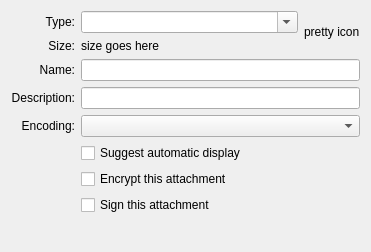
<?xml version="1.0" encoding="UTF-8"?>
<ui version="4.0">
 <class>AttachmentPropertiesDialog</class>
 <widget class="QWidget" name="AttachmentPropertiesDialog">
  <property name="geometry">
   <rect>
    <x>0</x>
    <y>0</y>
    <width>371</width>
    <height>252</height>
   </rect>
  </property>
  <property name="windowTitle">
   <string>Attachment Properties</string>
  </property>
  <layout class="QVBoxLayout" name="verticalLayout">
   <item>
    <layout class="QGridLayout" name="gridLayout">
     <item row="0" column="0">
      <layout class="QHBoxLayout" name="horizontalLayout">
       <item>
        <widget class="QLabel" name="label">
         <property name="sizePolicy">
          <sizepolicy hsizetype="Minimum" vsizetype="Preferred">
           <horstretch>0</horstretch>
           <verstretch>0</verstretch>
          </sizepolicy>
         </property>
         <property name="text">
          <string comment="MIME type of this attachment">Type:</string>
         </property>
         <property name="alignment">
          <set>Qt::AlignRight|Qt::AlignTrailing|Qt::AlignVCenter</set>
         </property>
         <property name="buddy">
          <cstring>mimeType</cstring>
         </property>
        </widget>
       </item>
      </layout>
     </item>
     <item row="0" column="1">
      <widget class="KComboBox" name="mimeType">
       <property name="sizePolicy">
        <sizepolicy hsizetype="Expanding" vsizetype="Fixed">
         <horstretch>0</horstretch>
         <verstretch>0</verstretch>
        </sizepolicy>
       </property>
       <property name="editable">
        <bool>true</bool>
       </property>
      </widget>
     </item>
     <item row="0" column="2" rowspan="2">
      <widget class="QLabel" name="mimeIcon">
       <property name="text">
        <string notr="true">pretty icon</string>
       </property>
      </widget>
     </item>
     <item row="1" column="0">
      <layout class="QHBoxLayout" name="horizontalLayout_2">
       <item>
        <widget class="QLabel" name="label_2">
         <property name="sizePolicy">
          <sizepolicy hsizetype="Minimum" vsizetype="Preferred">
           <horstretch>0</horstretch>
           <verstretch>0</verstretch>
          </sizepolicy>
         </property>
         <property name="text">
          <string comment="size of the attachment">Size:</string>
         </property>
         <property name="alignment">
          <set>Qt::AlignRight|Qt::AlignTrailing|Qt::AlignVCenter</set>
         </property>
        </widget>
       </item>
      </layout>
     </item>
     <item row="1" column="1">
      <widget class="QLabel" name="size">
       <property name="text">
        <string notr="true">size goes here</string>
       </property>
      </widget>
     </item>
     <item row="2" column="0">
      <layout class="QHBoxLayout" name="horizontalLayout_3">
       <item>
        <widget class="QLabel" name="label_3">
         <property name="sizePolicy">
          <sizepolicy hsizetype="Minimum" vsizetype="Preferred">
           <horstretch>0</horstretch>
           <verstretch>0</verstretch>
          </sizepolicy>
         </property>
         <property name="text">
          <string comment="file name of the attachment">Name:</string>
         </property>
         <property name="alignment">
          <set>Qt::AlignRight|Qt::AlignTrailing|Qt::AlignVCenter</set>
         </property>
         <property name="buddy">
          <cstring>name</cstring>
         </property>
        </widget>
       </item>
      </layout>
     </item>
     <item row="2" column="1" colspan="2">
      <widget class="KLineEdit" name="name">
       <property name="showClearButton" stdset="0">
        <bool>false</bool>
       </property>
      </widget>
     </item>
     <item row="3" column="0">
      <layout class="QHBoxLayout" name="horizontalLayout_4">
       <item>
        <widget class="QLabel" name="label_4">
         <property name="sizePolicy">
          <sizepolicy hsizetype="Minimum" vsizetype="Preferred">
           <horstretch>0</horstretch>
           <verstretch>0</verstretch>
          </sizepolicy>
         </property>
         <property name="text">
          <string comment="description of the attachment">Description:</string>
         </property>
         <property name="alignment">
          <set>Qt::AlignRight|Qt::AlignTrailing|Qt::AlignVCenter</set>
         </property>
         <property name="buddy">
          <cstring>description</cstring>
         </property>
        </widget>
       </item>
      </layout>
     </item>
     <item row="3" column="1" colspan="2">
      <widget class="KLineEdit" name="description">
       <property name="showClearButton" stdset="0">
        <bool>true</bool>
       </property>
      </widget>
     </item>
     <item row="4" column="0">
      <layout class="QHBoxLayout" name="horizontalLayout_5">
       <item>
        <widget class="QLabel" name="label_5">
         <property name="sizePolicy">
          <sizepolicy hsizetype="Minimum" vsizetype="Preferred">
           <horstretch>0</horstretch>
           <verstretch>0</verstretch>
          </sizepolicy>
         </property>
         <property name="text">
          <string comment="encoding of the attachment">Encoding:</string>
         </property>
         <property name="alignment">
          <set>Qt::AlignRight|Qt::AlignTrailing|Qt::AlignVCenter</set>
         </property>
         <property name="buddy">
          <cstring>encoding</cstring>
         </property>
        </widget>
       </item>
      </layout>
     </item>
     <item row="4" column="1" colspan="2">
      <widget class="KComboBox" name="encoding"/>
     </item>
     <item row="5" column="1" colspan="2">
      <widget class="QCheckBox" name="autoDisplay">
       <property name="text">
        <string>Suggest automatic display</string>
       </property>
      </widget>
     </item>
     <item row="6" column="1" colspan="2">
      <widget class="QCheckBox" name="encrypt">
       <property name="text">
        <string>Encrypt this attachment</string>
       </property>
      </widget>
     </item>
     <item row="7" column="1" colspan="2">
      <widget class="QCheckBox" name="sign">
       <property name="text">
        <string>Sign this attachment</string>
       </property>
      </widget>
     </item>
    </layout>
   </item>
   <item>
    <spacer name="verticalSpacer">
     <property name="orientation">
      <enum>Qt::Vertical</enum>
     </property>
     <property name="sizeHint" stdset="0">
      <size>
       <width>20</width>
       <height>31</height>
      </size>
     </property>
    </spacer>
   </item>
  </layout>
 </widget>
 <customwidgets>
  <customwidget>
   <class>KLineEdit</class>
   <extends>QLineEdit</extends>
   <header>klineedit.h</header>
  </customwidget>
  <customwidget>
   <class>KComboBox</class>
   <extends>QComboBox</extends>
   <header>kcombobox.h</header>
  </customwidget>
 </customwidgets>
 <resources/>
 <connections/>
</ui>
